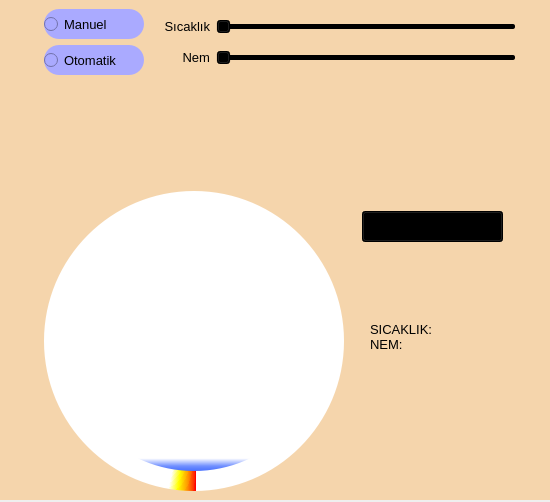
<?xml version="1.0" encoding="UTF-8"?>
<ui version="4.0">
 <class>MainWindow</class>
 <widget class="QMainWindow" name="MainWindow">
  <property name="geometry">
   <rect>
    <x>0</x>
    <y>0</y>
    <width>550</width>
    <height>502</height>
   </rect>
  </property>
  <property name="minimumSize">
   <size>
    <width>500</width>
    <height>500</height>
   </size>
  </property>
  <property name="maximumSize">
   <size>
    <width>550</width>
    <height>502</height>
   </size>
  </property>
  <property name="windowTitle">
   <string>MainWindow</string>
  </property>
  <widget class="QWidget" name="centralwidget">
   <property name="sizePolicy">
    <sizepolicy hsizetype="Minimum" vsizetype="Minimum">
     <horstretch>0</horstretch>
     <verstretch>0</verstretch>
    </sizepolicy>
   </property>
   <property name="minimumSize">
    <size>
     <width>560</width>
     <height>500</height>
    </size>
   </property>
   <property name="maximumSize">
    <size>
     <width>560</width>
     <height>500</height>
    </size>
   </property>
   <property name="styleSheet">
    <string notr="true">
background-color: qlineargradient(spread:pad, x1:0, y1:0, x2:1, y2:0, stop:1 rgba(245, 213, 172, 255));</string>
   </property>
   <layout class="QGridLayout" name="gridLayout_5">
    <item row="0" column="0">
     <layout class="QGridLayout" name="gridLayout_2">
      <item row="3" column="0">
       <layout class="QGridLayout" name="gridLayout_10">
        <item row="0" column="0">
         <widget class="QFrame" name="frameSicaklik">
          <property name="minimumSize">
           <size>
            <width>300</width>
            <height>300</height>
           </size>
          </property>
          <property name="maximumSize">
           <size>
            <width>300</width>
            <height>300</height>
           </size>
          </property>
          <property name="styleSheet">
           <string notr="true">QFrame{
	border-radius:150px;
	background-color: qconicalgradient(cx:0.51, cy:0.511364, angle:270.2, stop:0.97 rgba(255, 255, 255, 255), stop:0.98 rgba(255, 255, 0, 255), stop:0.99 rgba(255, 151, 0, 255), stop:1 rgba(255, 0, 0, 255));


}
</string>
          </property>
          <property name="frameShape">
           <enum>QFrame::StyledPanel</enum>
          </property>
          <property name="frameShadow">
           <enum>QFrame::Raised</enum>
          </property>
          <widget class="QFrame" name="frameNem">
           <property name="geometry">
            <rect>
             <x>20</x>
             <y>20</y>
             <width>260</width>
             <height>260</height>
            </rect>
           </property>
           <property name="maximumSize">
            <size>
             <width>260</width>
             <height>260</height>
            </size>
           </property>
           <property name="sizeIncrement">
            <size>
             <width>260</width>
             <height>260</height>
            </size>
           </property>
           <property name="styleSheet">
            <string notr="true">QFrame{
	border-radius:130px;
	background-color: qlineargradient(spread:pad, x1:0.5, y1:0, x2:0.5, y2:0.999818, stop:0.95 rgba(255, 255, 255, 255), stop:0.98 rgba(113, 144, 255, 255), stop:1 rgba(69, 110, 255, 255));
	
}
</string>
           </property>
           <property name="frameShape">
            <enum>QFrame::StyledPanel</enum>
           </property>
           <property name="frameShadow">
            <enum>QFrame::Raised</enum>
           </property>
          </widget>
         </widget>
        </item>
        <item row="0" column="1">
         <widget class="QFrame" name="frame_5">
          <property name="styleSheet">
           <string notr="true"/>
          </property>
          <widget class="QLabel" name="labelDeger">
           <property name="geometry">
            <rect>
             <x>20</x>
             <y>120</y>
             <width>151</width>
             <height>51</height>
            </rect>
           </property>
           <property name="font">
            <font>
             <pointsize>10</pointsize>
            </font>
           </property>
           <property name="text">
            <string>SICAKLIK:
NEM:</string>
           </property>
          </widget>
          <widget class="QComboBox" name="comboBox">
           <property name="geometry">
            <rect>
             <x>12</x>
             <y>20</y>
             <width>141</width>
             <height>31</height>
            </rect>
           </property>
           <property name="font">
            <font>
             <pointsize>10</pointsize>
            </font>
           </property>
           <item>
            <property name="text">
             <string>istanbul</string>
            </property>
           </item>
           <item>
            <property name="text">
             <string>ankara</string>
            </property>
           </item>
           <item>
            <property name="text">
             <string>izmir</string>
            </property>
           </item>
           <item>
            <property name="text">
             <string>sakarya</string>
            </property>
           </item>
          </widget>
         </widget>
        </item>
       </layout>
      </item>
      <item row="1" column="0">
       <spacer name="verticalSpacer_2">
        <property name="orientation">
         <enum>Qt::Vertical</enum>
        </property>
        <property name="sizeHint" stdset="0">
         <size>
          <width>20</width>
          <height>40</height>
         </size>
        </property>
       </spacer>
      </item>
      <item row="0" column="0">
       <layout class="QGridLayout" name="gridLayout_3">
        <item row="0" column="0">
         <layout class="QVBoxLayout" name="verticalLayout">
          <item>
           <widget class="QRadioButton" name="radioButtonManuel">
            <property name="minimumSize">
             <size>
              <width>100</width>
              <height>30</height>
             </size>
            </property>
            <property name="maximumSize">
             <size>
              <width>100</width>
              <height>30</height>
             </size>
            </property>
            <property name="font">
             <font>
              <pointsize>10</pointsize>
             </font>
            </property>
            <property name="styleSheet">
             <string notr="true">background-color: rgb(170, 170, 255);
border-radius: 15px;</string>
            </property>
            <property name="text">
             <string>Manuel </string>
            </property>
           </widget>
          </item>
          <item>
           <widget class="QRadioButton" name="radioButtonOtomatik">
            <property name="minimumSize">
             <size>
              <width>100</width>
              <height>30</height>
             </size>
            </property>
            <property name="maximumSize">
             <size>
              <width>100</width>
              <height>30</height>
             </size>
            </property>
            <property name="font">
             <font>
              <pointsize>10</pointsize>
             </font>
            </property>
            <property name="styleSheet">
             <string notr="true">background-color: rgb(170, 170, 255);
border-radius: 15px;</string>
            </property>
            <property name="text">
             <string>Otomatik</string>
            </property>
           </widget>
          </item>
         </layout>
        </item>
        <item row="0" column="1">
         <layout class="QGridLayout" name="gridLayout_4">
          <item row="1" column="0">
           <widget class="QLabel" name="label_2">
            <property name="minimumSize">
             <size>
              <width>60</width>
              <height>0</height>
             </size>
            </property>
            <property name="maximumSize">
             <size>
              <width>60</width>
              <height>16777215</height>
             </size>
            </property>
            <property name="font">
             <font>
              <pointsize>10</pointsize>
             </font>
            </property>
            <property name="text">
             <string>Nem</string>
            </property>
            <property name="alignment">
             <set>Qt::AlignRight|Qt::AlignTrailing|Qt::AlignVCenter</set>
            </property>
           </widget>
          </item>
          <item row="0" column="1">
           <widget class="QSlider" name="horizontalSliderSicaklik">
            <property name="minimumSize">
             <size>
              <width>300</width>
              <height>0</height>
             </size>
            </property>
            <property name="maximumSize">
             <size>
              <width>300</width>
              <height>16777215</height>
             </size>
            </property>
            <property name="orientation">
             <enum>Qt::Horizontal</enum>
            </property>
           </widget>
          </item>
          <item row="0" column="0">
           <widget class="QLabel" name="label">
            <property name="minimumSize">
             <size>
              <width>60</width>
              <height>0</height>
             </size>
            </property>
            <property name="maximumSize">
             <size>
              <width>60</width>
              <height>16777215</height>
             </size>
            </property>
            <property name="sizeIncrement">
             <size>
              <width>60</width>
              <height>0</height>
             </size>
            </property>
            <property name="font">
             <font>
              <pointsize>10</pointsize>
             </font>
            </property>
            <property name="text">
             <string>Sıcaklık</string>
            </property>
            <property name="alignment">
             <set>Qt::AlignRight|Qt::AlignTrailing|Qt::AlignVCenter</set>
            </property>
           </widget>
          </item>
          <item row="1" column="1">
           <widget class="QSlider" name="horizontalSliderNem">
            <property name="minimumSize">
             <size>
              <width>300</width>
              <height>0</height>
             </size>
            </property>
            <property name="maximumSize">
             <size>
              <width>300</width>
              <height>16777215</height>
             </size>
            </property>
            <property name="orientation">
             <enum>Qt::Horizontal</enum>
            </property>
           </widget>
          </item>
         </layout>
        </item>
       </layout>
      </item>
     </layout>
    </item>
   </layout>
  </widget>
 </widget>
 <resources/>
 <connections/>
</ui>
